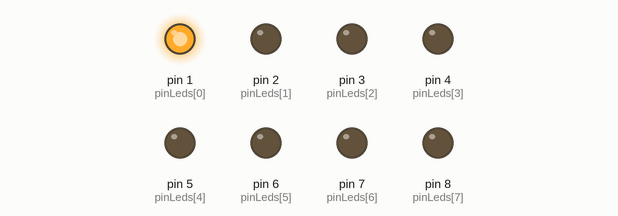
A sketch run on a simulated Arduino Uno, built with avr-gcc and run on an emulated ATmega328P. Shown: output pins drawn as LEDs (lit = HIGH).

Above: at 0.2 s.
At 1.2 s:
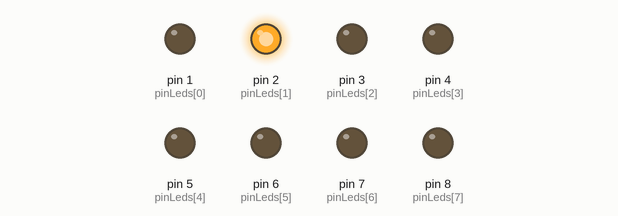
At 2.2 s:
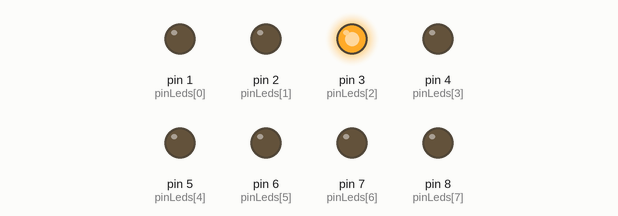
At 5.2 s:
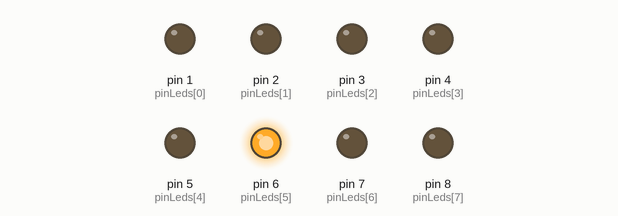
At 7.2 s:
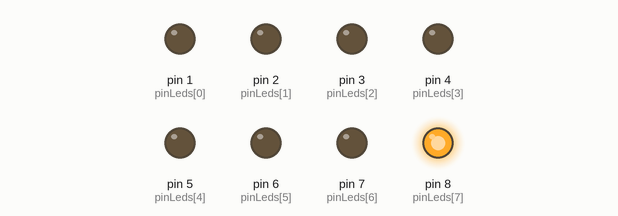
At 9.7 s:
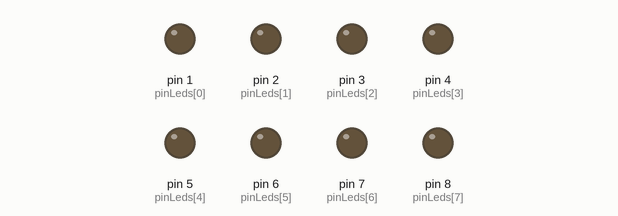
Timing chart, 0 to 10.4 s (numbered marks = the images above):
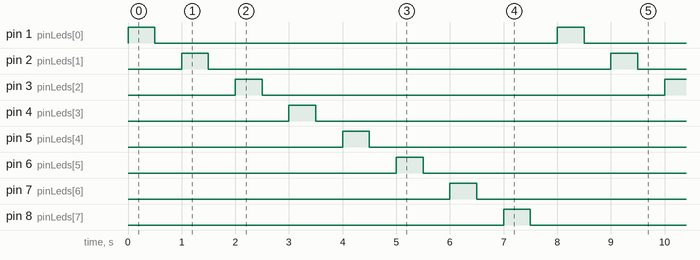

The sketch:

lucecita1.ino
```cpp
int pinLeds[] = {1, 2, 3, 4, 5, 6, 7, 8}; // Array con los pines de los LEDs
int tiempo = 500;

void setup() {
  // Configurar todos los pines de los LEDs como salidas
  for (int i = 0; i < 8; i++) {
        pinMode(pinLeds[i], OUTPUT);
      }
    }

    void loop() {
      // Encender y apagar cada LED en secuencia con un retraso de
      for (int i = 0; i < 8; i++) {
        digitalWrite(pinLeds[i], HIGH);
        delay(tiempo);
        digitalWrite(pinLeds[i], LOW);
        delay(tiempo);
         }
       } 
```

Measured:
- by itself, pin 1 (pinLeds[0]), pin 2 (pinLeds[1]), pin 3 (pinLeds[2]), pin 4 (pinLeds[3]), pin 5 (pinLeds[4]), pin 6 (pinLeds[5]), pin 7 (pinLeds[6]), pin 8 (pinLeds[7]): alternates HIGH for 0.50 s and LOW for 7.5 s
- by itself, everything shown: repeats every 8.0 s, in 16 steps
